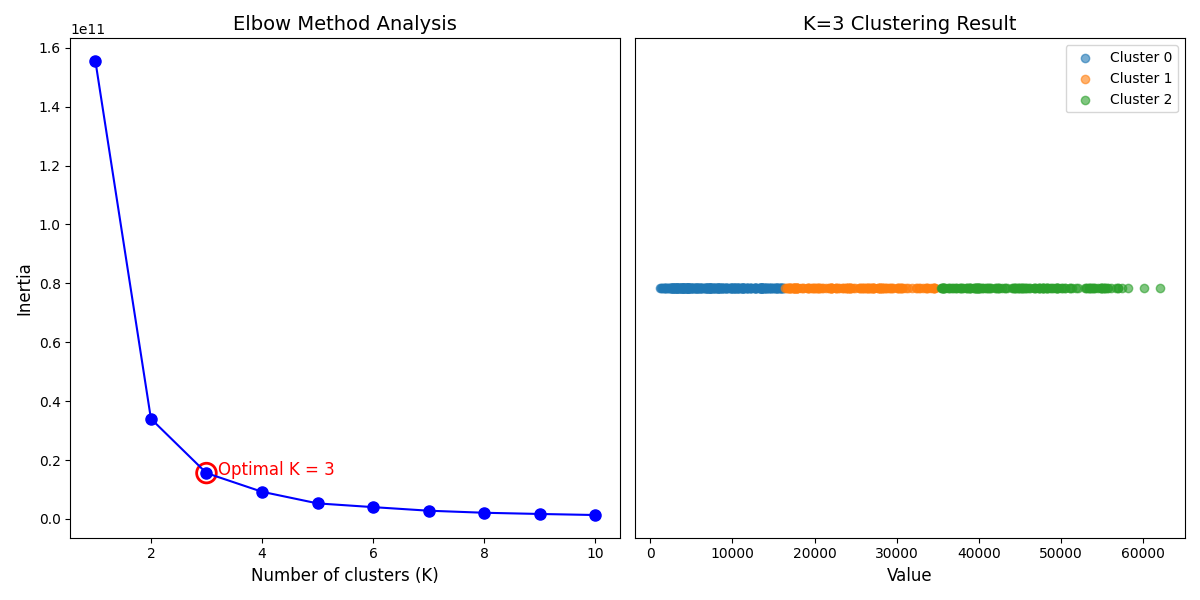

This figure's Python source:
import json
import numpy as np
import matplotlib.pyplot as plt
from sklearn.cluster import KMeans
from kneed import KneeLocator


def load_data(file_path):
    data = []
    with open(file_path, "r") as f:
        for line in f:
            item = json.loads(line)
            data.append(float(item["median"]))
    return np.array(data).reshape(-1, 1)


X = load_data("DeepSeek-R1-Distill-Qwen-32B-output-total-median.jsonl")

k_range = range(1, 11)
inertias = []

for k in k_range:
    kmeans = KMeans(n_clusters=k, init="k-means++", random_state=42, n_init=10)
    kmeans.fit(X)
    inertias.append(kmeans.inertia_)

kneedle = KneeLocator(
    x=k_range,
    y=inertias,
    curve="convex", 
    direction="decreasing", 
    interp_method="interp1d",  
)
optimal_k = kneedle.elbow

plt.figure(figsize=(12, 6))

plt.subplot(1, 2, 1)
plt.plot(k_range, inertias, "bo-", markersize=8)
plt.xlabel("Number of clusters (K)", fontsize=12)
plt.ylabel("Inertia", fontsize=12)
plt.title("Elbow Method Analysis", fontsize=14)

if optimal_k is not None:
    plt.scatter(
        optimal_k,
        inertias[optimal_k - 1],
        s=200,
        facecolors="none",
        edgecolors="r",
        linewidths=2,
    )
    plt.text(
        optimal_k + 0.2,
        inertias[optimal_k - 1] * 0.95,
        f"Optimal K = {optimal_k}",
        fontsize=12,
        color="red",
    )

if optimal_k is not None:
    final_kmeans = KMeans(
        n_clusters=optimal_k, init="k-means++", random_state=42, n_init=10
    )
    cluster_labels = final_kmeans.fit_predict(X)

    sorted_centers_indices = np.argsort(final_kmeans.cluster_centers_.flatten())
    center_mapping = {
        old_label: new_label
        for new_label, old_label in enumerate(sorted_centers_indices)
    }
    new_cluster_labels = np.array([center_mapping[label] for label in cluster_labels])

    sorted_centers = final_kmeans.cluster_centers_[sorted_centers_indices]

    plt.subplot(1, 2, 2)
    for i in range(optimal_k):
        cluster_data = X[new_cluster_labels == i]
        plt.scatter(
            cluster_data, np.zeros_like(cluster_data), label=f"Cluster {i}", alpha=0.6
        )
    plt.xlabel("Value", fontsize=12)
    plt.yticks([])
    plt.title(f"K={optimal_k} Clustering Result", fontsize=14)
    plt.legend()

plt.tight_layout()
plt.show()
plt.savefig("K_means.png")

if optimal_k is not None:
    print(f"\nAutomatically detected optimal K value: {optimal_k}")
    print("Cluster centers:", sorted_centers.flatten())

    for i in range(optimal_k):
        cluster_data = X[new_cluster_labels == i]
        print(f"\nCluster {i}:")
        print(f" - Sample count: {len(cluster_data)}")
        print(f" - Value range: {cluster_data.min():.1f} ~ {cluster_data.max():.1f}")
        print(f" - Mean: {cluster_data.mean():.1f}")
        print(f" - Standard deviation: {cluster_data.std():.1f}")

    with open("DeepSeek-R1-Distill-Qwen-32B-output-total-median.jsonl", "r") as f, open(
        "DeepSeek-R1-Distill-Qwen-32B-output-total-median_with_clusters.jsonl",
        "w",
    ) as out_f:
        for idx, line in enumerate(f):
            item = json.loads(line)
            item["cluster"] = int(new_cluster_labels[idx])
            out_f.write(json.dumps(item) + "\n")

    print("\nClassification results have been added to the file.")
else:
    print("No obvious elbow point detected, please check data distribution")